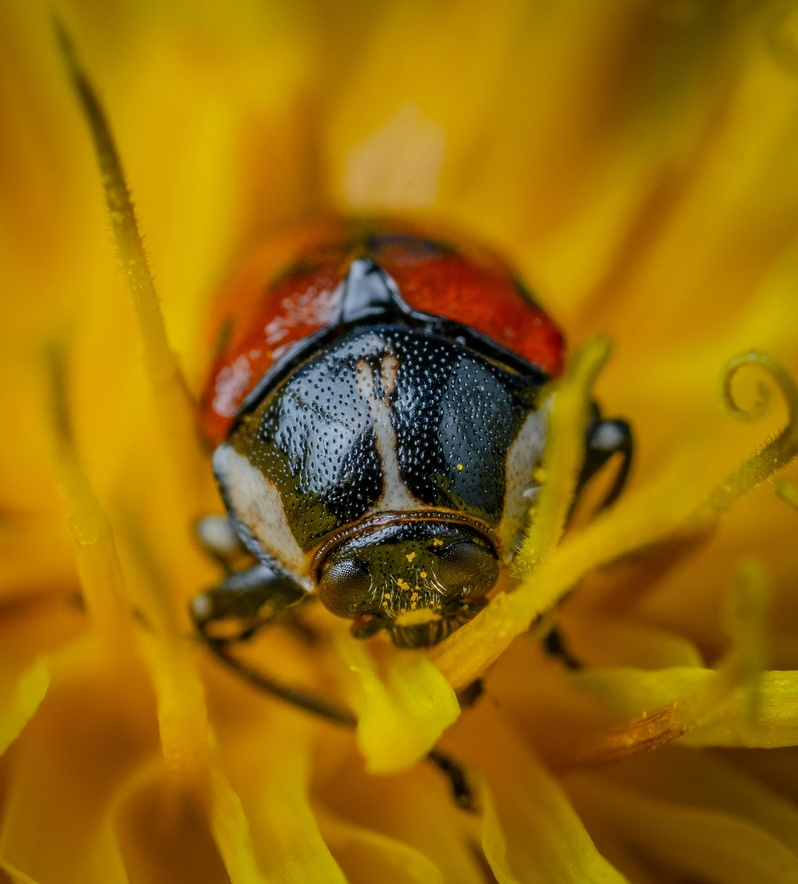
#> input picture images/raw/pexels-ekamelev-8169649.jpg, 798 x 884 px, shrunk from 2495 x 2765 before the run; its folder holds only this picture in this run
$ python compress_all.py
#> lines starting #> are read from the running program, lines starting #| are printed output that depends on the picture; after the words box and inside, x2 and y2 are one past the last pixel; in counts of white or black regions, pixels touching at a corner belong together
### src/image.py
import numpy as np
import rawpy
import os
from PIL import (
    Image as PILImage,
    UnidentifiedImageError
)


class Image:

    def __init__(self, image_path=None):
        self.image_path = image_path
        self.image_array = None

        if image_path:
            self.image_array = self._load_image(image_path)

    def _load_image(self, image_path, greyscale=False):
#> called with image_path = 'images/raw/pexels-ekamelev-8169649.jpg', greyscale = False
        img = None

        try:
            img = PILImage.open(image_path)
#> img is the input picture: PIL image 798x884 RGB; mean R, G, B 151.8, 108, 9.6
        except (UnidentifiedImageError, OSError):
            with rawpy.imread(image_path) as raw:
                rgb = raw.postprocess(
                    no_auto_bright=True,
                    output_bps=8
                )
                img = PILImage.fromarray(rgb)

        if img is None:
            raise ValueError(f"Could not load image from {image_path}")

        if greyscale:
            img = img.convert('L')
        else:
            img = img.convert('RGB')

        image_array = np.array(img, dtype=float)
#> call 2 of _load_image, with image_path = 'images/raw/pexels-ekamelev-8169649.jpg', greyscale = True
#> in _load_image (call 2), `img = img.convert('L')`:
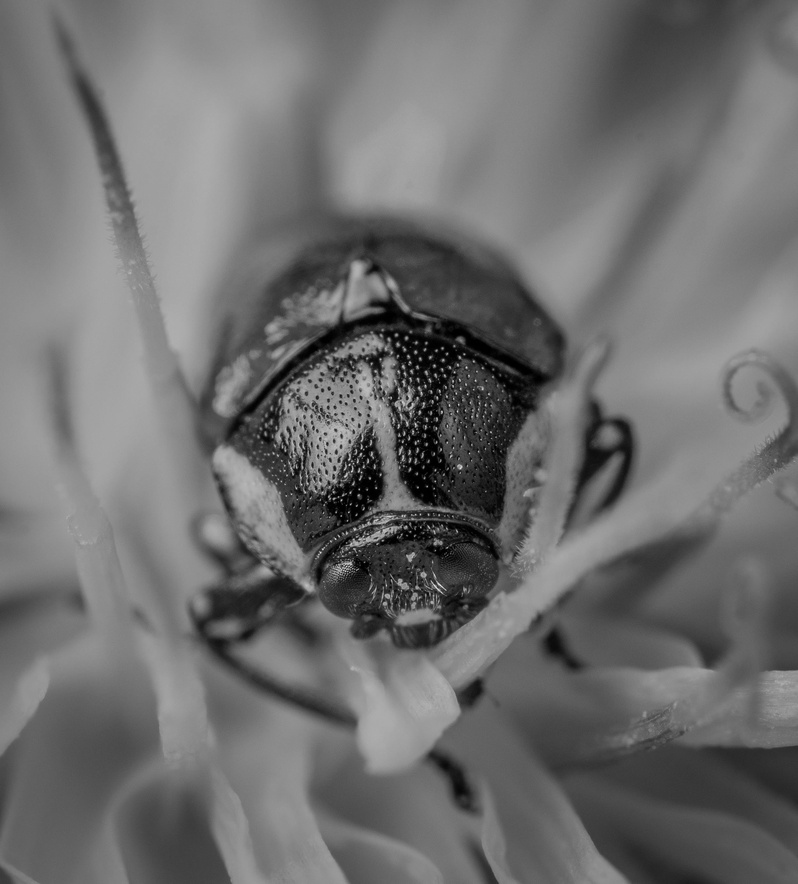
#> img: PIL image 798x884 L; min 0, max 234, mean 109.9
        return image_array

    def _fast_fourier_transform(self, image_array):
        if len(image_array.shape) == 2:
            fourier_transformed = np.fft.fft2(image_array)
            fourier_transformed_shifted = np.fft.fftshift(fourier_transformed)
            return fourier_transformed_shifted
        else:
            height, width, channels = image_array.shape
            fourier_transformed_shifted = np.zeros((height, width, channels), dtype=complex)

            for c in range(channels):
                fourier_transformed = np.fft.fft2(image_array[:, :, c])
                fourier_transformed_shifted[:, :, c] = np.fft.fftshift(fourier_transformed)

            return fourier_transformed_shifted

    def _mask(self, fourier_transformed, ratio=0.5):
#> called with fourier_transformed = array of shape (884, 798), ratio = 0.1
        if len(fourier_transformed.shape) == 2:
            magnitude = np.abs(fourier_transformed)
            threshold = np.percentile(magnitude, 100 * (1 - ratio))
#> threshold = 11635.6

            mask = magnitude > threshold
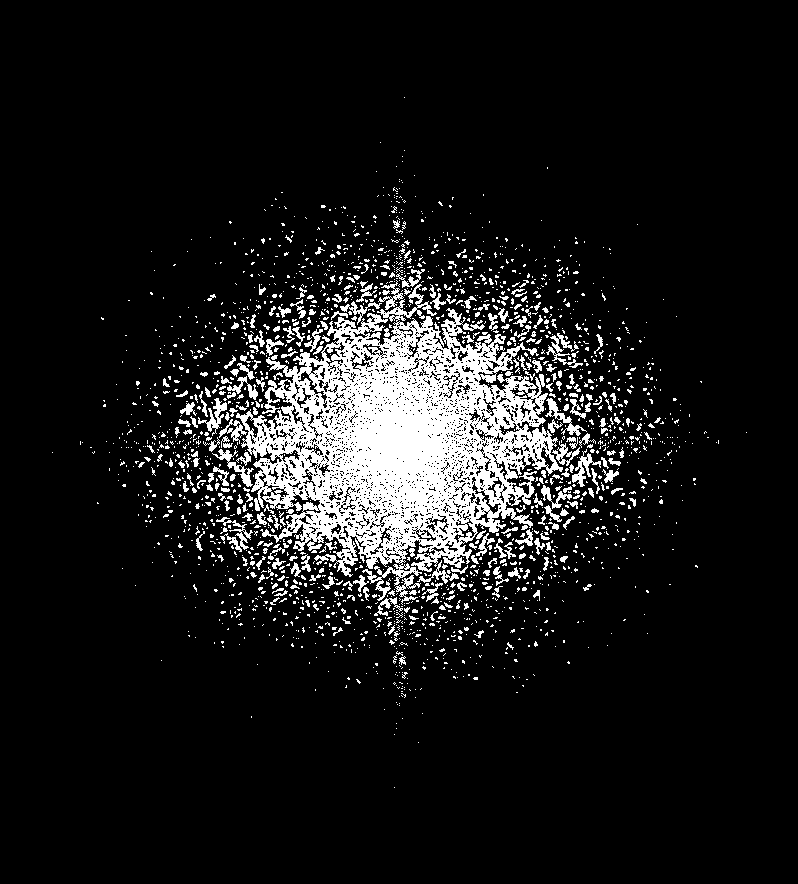
#> mask: shape (884, 798) bool; 10% white; 2169 white regions (1880 under 20 px), largest, box (x1, y1, x2, y2) and area: (236, 284, 563, 601) 46605, (546, 333, 583, 368) 364, (216, 517, 253, 552) 364
            fourier_transformed_compressed = fourier_transformed * mask

            return fourier_transformed_compressed
        else:
            height, width, channels = fourier_transformed.shape
            fourier_transformed_compressed = np.zeros_like(fourier_transformed)

            for c in range(channels):
                magnitude = np.abs(fourier_transformed[:, :, c])
                threshold = np.percentile(magnitude, 100 * (1 - ratio))

                channel_mask = magnitude > threshold
                fourier_transformed_compressed[:, :, c] = fourier_transformed[:, :, c] * channel_mask

            return fourier_transformed_compressed

    def _inverse_fast_fourier_transform(self, fourier_transformed):
        if len(fourier_transformed.shape) == 2:
            img_back = np.fft.ifft2(np.fft.ifftshift(fourier_transformed)).real
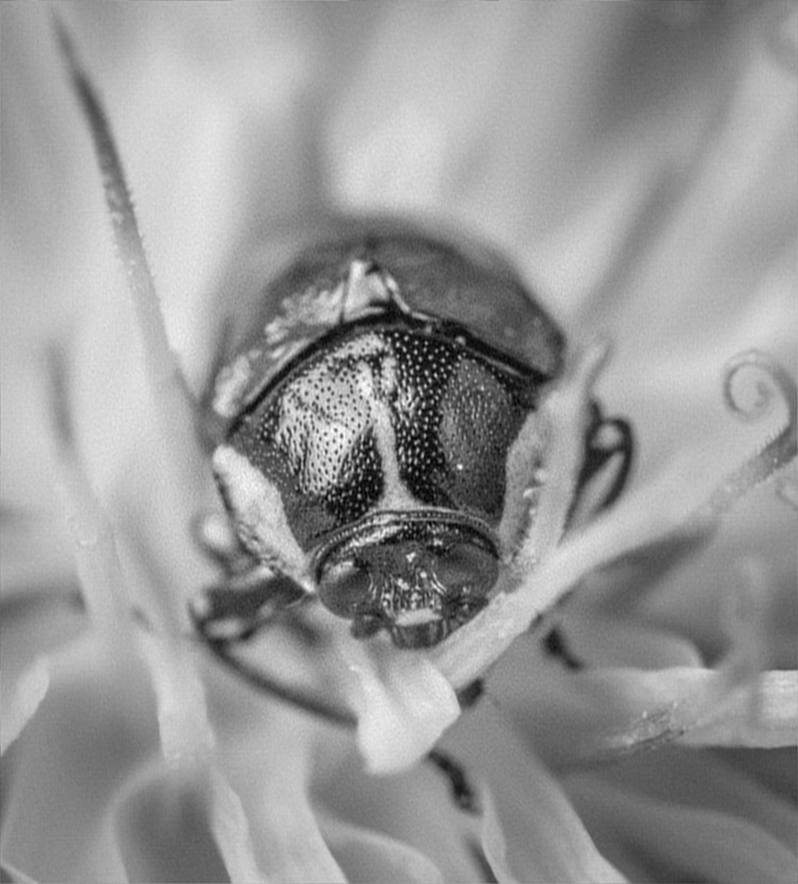
#> img_back: shape (884, 798) float64; min -14.49, max 193.9, mean 109.9; drawn with min black and max white
            img_back = np.clip(img_back, 0, 255).astype(np.uint8)

            return img_back
        else:
            height, width, channels = fourier_transformed.shape
            img_back = np.zeros((height, width, channels), dtype=np.uint8)

            for c in range(channels):
                channel_back = np.fft.ifft2(np.fft.ifftshift(fourier_transformed[:, :, c])).real
                img_back[:, :, c] = np.clip(channel_back, 0, 255).astype(np.uint8)

            return img_back

    def _save_image(self, image_array, output_path):
        img = PILImage.fromarray(image_array)

        ext = os.path.splitext(output_path)[1].lower()
        save_kwargs = {}

        if ext in ('.jpg', '.jpeg'):
            # JPEG: set maximum quality, no subsampling
            save_kwargs['quality']     = 100
            save_kwargs['subsampling'] = 0
        elif ext == '.png':
            # PNG: no compression
            save_kwargs['compress_level'] = 0

        img.save(output_path, **save_kwargs)

    def compress(self, output_path, ratio=0.5, greyscale=False):
        if self.image_array is None or greyscale != (len(self.image_array.shape) == 2):
            self.image_array = self._load_image(self.image_path, greyscale)

        fourier_transformed = self._fast_fourier_transform(self.image_array)
        fourier_transformed_compressed = self._mask(fourier_transformed, ratio)
        compressed_image = self._inverse_fast_fourier_transform(fourier_transformed_compressed)

        self._save_image(compressed_image, output_path)

        return compressed_image

### compress_all.py
import os
from pathlib import Path
from src.image import Image

RAW_EXTS = {
	".arw",
	".cr2",
	".nef",
	".dng",
	".raf",
	".rw2"
}
IMAGE_EXTS = RAW_EXTS | {
	".jpg",
	".jpeg",
	".png",
	".tif",
	".tiff",
	".bmp",
	".gif",
	".webp",
}


def compress_with_image_class(input_path, output_path, compression_ratio=0.1, greyscale=False):
	img = Image(input_path)

	img.compress(output_path, ratio=compression_ratio, greyscale=greyscale)

	print(f"Compressed image saved to: {output_path}")


if __name__ == "__main__":
	input_dir = "images/raw"
	output_dir = "images/compressed"
	output_color_dir = "images/compressed_color"

	os.makedirs(output_dir, exist_ok=True)
	os.makedirs(output_color_dir, exist_ok=True)

	for file in Path(input_dir).iterdir():
		if not file.is_file():
			continue
		if file.suffix.lower() not in IMAGE_EXTS:
			continue

		out_suffix = '.jpg' if file.suffix.lower() in RAW_EXTS else file.suffix.lower()
		out_file = f"{output_dir}/{file.stem}_compressed{out_suffix}"
		out_file_color = f"{output_color_dir}/{file.stem}_compressed{out_suffix}"

		try:
			compress_with_image_class(str(file), str(out_file), compression_ratio=0.1, greyscale=True)

			compress_with_image_class(str(file), str(out_file_color), compression_ratio=0.1, greyscale=False)
#> the loop in _mask (call 2), `for c in range(channels):` made 3 passes
#> threshold on passes 1 to 3: 11664.7, 11778.9, 11763.8
#> pass 1, in _mask (call 2), `channel_mask = magnitude > threshold`:
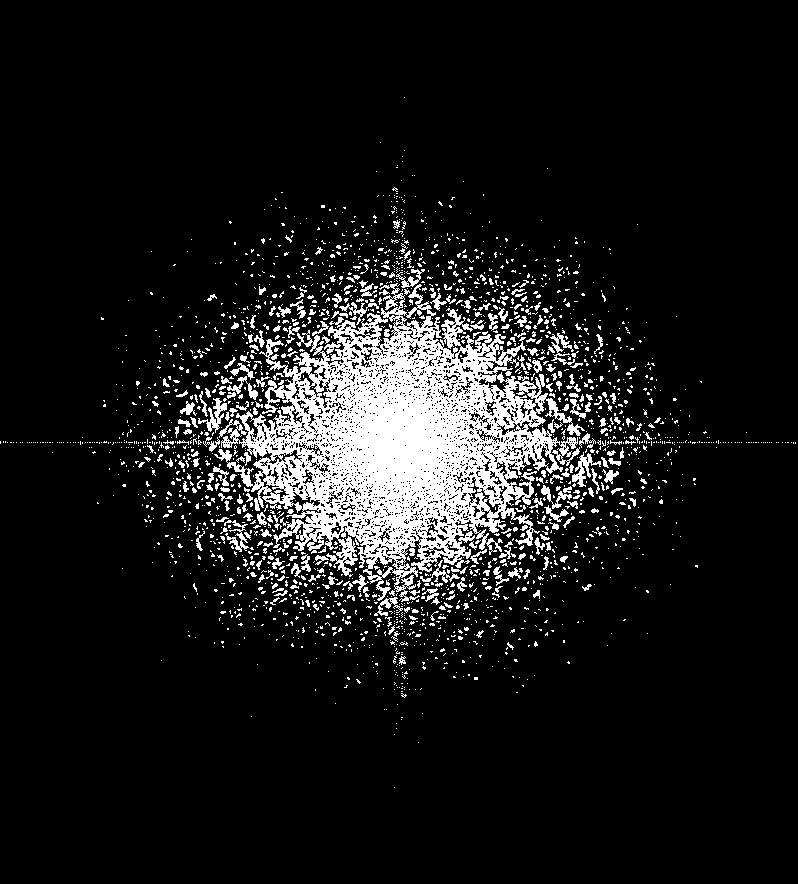
#> channel_mask: shape (884, 798) bool; 10% white; 2362 white regions (2085 under 20 px), largest, box (x1, y1, x2, y2) and area: (214, 283, 585, 602) 48635, (198, 398, 227, 433) 345, (572, 452, 601, 487) 345
#> the loop in _inverse_fast_fourier_transform (call 2), `for c in range(channels):` made 3 passes
#> pass 1, in _inverse_fast_fourier_transform (call 2), `channel_back = np.fft.ifft2(np.fft.ifftshift(fourier_transformed[:, :,..`:
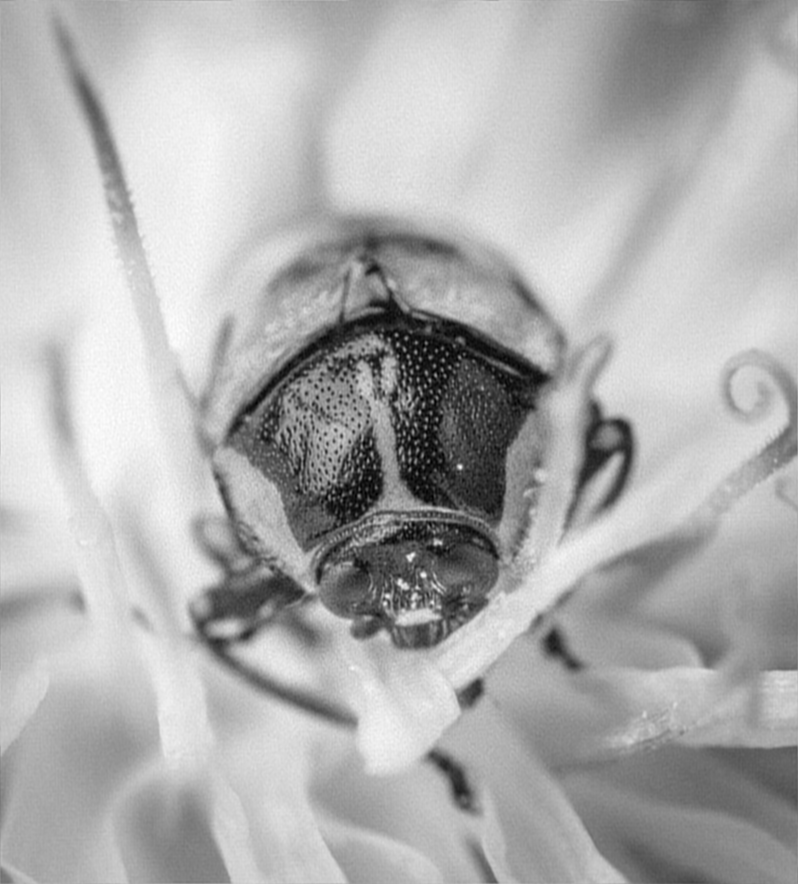
#> channel_back: shape (884, 798) float64; min -17.24, max 228.9, mean 151.8; drawn with min black and max white
#> pass 3, in _inverse_fast_fourier_transform (call 2), `channel_back = np.fft.ifft2(np.fft.ifftshift(fourier_transformed[:, :,..`:
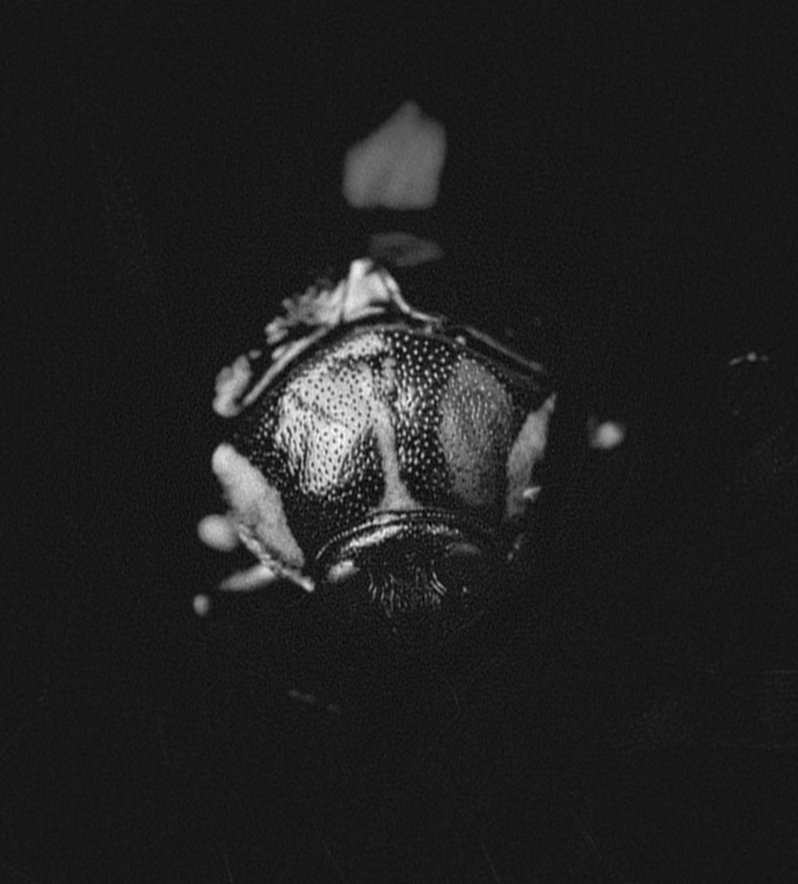
#> channel_back: shape (884, 798) float64; min -21.84, max 222.2, mean 9.6; drawn with min black and max white
		except Exception as e:
			print(f"Error processing {file.name}: {e}")
			continue

	print("Test completed successfully!")
